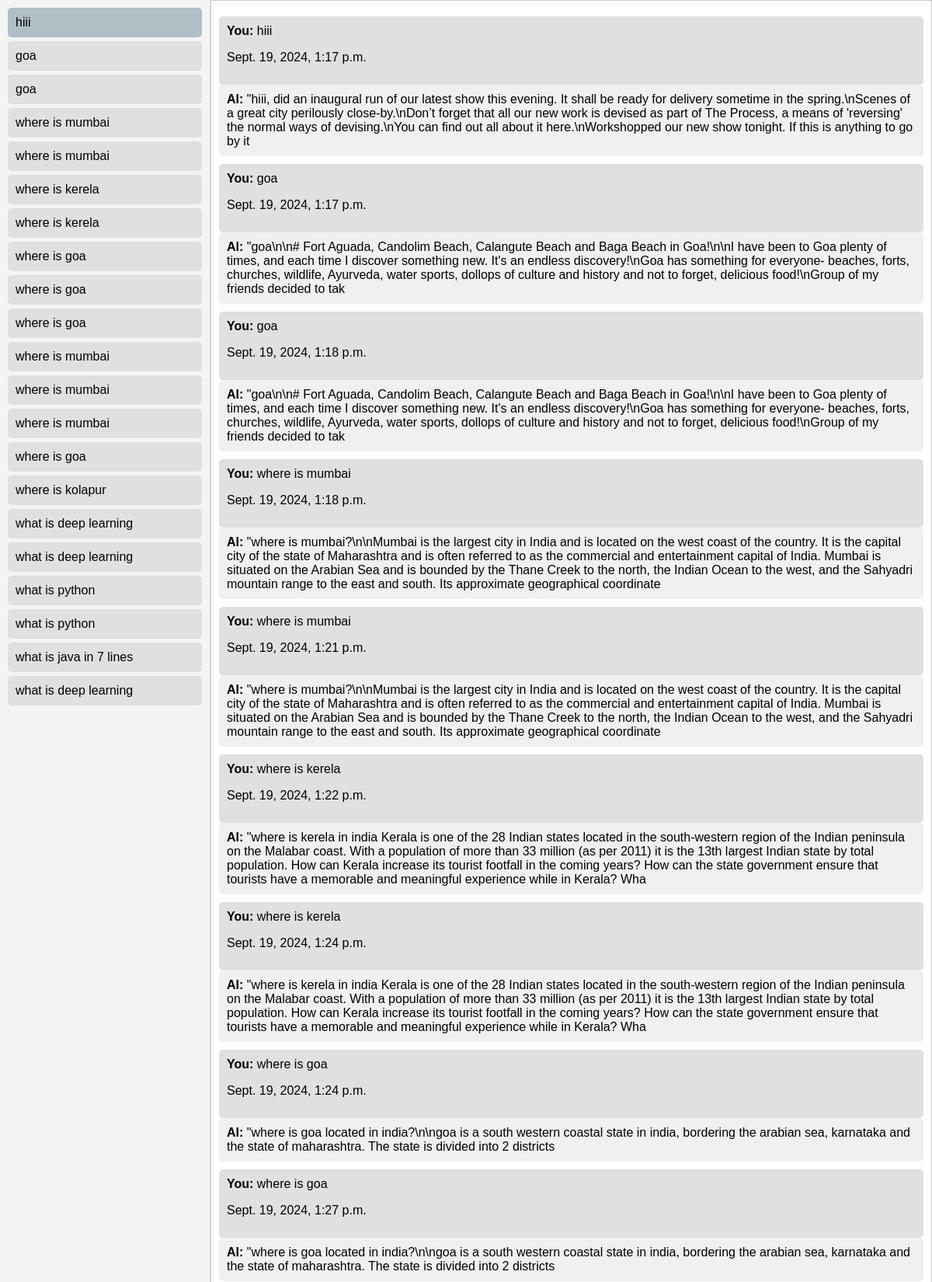
The page / (upper part) on the database its author committed.
### app/models.py (models this page shows, shortened)
class Conversation(models.Model):
    user_input = models.TextField()  # Stores the user's input
    model_response = models.TextField()  # Stores the AI response
    timestamp = models.DateTimeField(auto_now_add=True)  # Auto-generated timestamp

### app/views.py (the view)
# urls.py: path('', views.index, name='index'),  # Route for the main chat page
def index(request):
    user_input = None
    response = None
    if request.method == 'POST':
        form = InputForm(request.POST)
        if form.is_valid():
            user_input = form.cleaned_data['user_input']
            response = call_huggingface_api(user_input)
            conversation = Conversation(user_input=user_input, model_response=response)
            conversation.save()
    else:
        form = InputForm()
    conversations = Conversation.objects.all().order_by('timestamp')
    return render(request, 'sde3.html', {'form': form, 'conversations': conversations})

### templates/sde3.html (shortened to what this page needs)
<!DOCTYPE html>
<html lang="en">
<head>
</head>
<body>
    <div class="sidebar">
        {% for conversation in conversations %}
        <div class="sidebar-item" data-id="{{ conversation.id }}">
            {{ conversation.user_input|slice:":100" }}{% if conversation.user_input|length > 100 %}...{% endif %}
        </div>
        {% endfor %}
    </div>
    <div class="chat-container">
        <div class="chat-box" id="chat-box">
            {% for conversation in conversations %}
            <div class="message" data-id="{{ conversation.id }}" {% if forloop.last %} id="last-message" {% endif %} style="display: block;">
                <div class="user-message">
                    <strong>You:</strong> {{ conversation.user_input }}
                    <p class="timestamp">{{ conversation.timestamp }}</p>
                </div>
                <div class="ai-response">
                    <strong>AI:</strong>
                    {% if forloop.last %}
                    <span id="response-output"></span>
                    {% else %}
                    <span>{{ conversation.model_response }}</span>
                    {% endif %}
                </div>
            </div>
            {% endfor %}
        </div>
    </div>
</body>
</html>

### templates/sde3.html (style rules this page uses)
body { display: flex; height: 100vh; margin: 0; font-family: Arial, sans-serif; }
.sidebar { width: 250px; background-color: #f4f4f4; border-right: 1px solid #ddd; overflow-y: auto; padding: 10px; }
.sidebar-item { cursor: pointer; padding: 10px; border-radius: 5px; margin-bottom: 5px; background-color: #e0e0e0; transition: background-color 0.3s; }
.sidebar-item:hover, .sidebar-item.active { background-color: #b0bec5; }
.chat-container { flex: 1; display: flex; flex-direction: column; }
.chat-box { flex: 1; overflow-y: auto; border: 1px solid #ccc; padding: 10px; }
.message { margin: 10px 0; display: none; }
.user-message { background-color: #e0e0e0; padding: 10px; border-radius: 5px; }
.ai-response { background-color: #f0f0f0; padding: 10px; border-radius: 5px; }

### rows shown on the page
Conversation: user_input "hiii", timestamp "Sept. 19, 2024, 1:17 p.m.", model_response "\"hiii, did an inaugural run of our latest show this evening. It shall be ready for delivery sometime in the spring.\\nScenes of a great city perilously close-by.\\nDon’t forget that all our new work is devised as part of The Process, a means of 'reversing' the normal ways of devising.\\nYou can find out all about it here.\\nWorkshopped our new show tonight. If this is anything to go by it"
Conversation: user_input "goa", timestamp "Sept. 19, 2024, 1:17 p.m.", model_response "\"goa\\n\\n# Fort Aguada, Candolim Beach, Calangute Beach and Baga Beach in Goa!\\n\\nI have been to Goa plenty of times, and each time I discover something new. It's an endless discovery!\\nGoa has something for everyone- beaches, forts, churches, wildlife, Ayurveda, water sports, dollops of culture and history and not to forget, delicious food!\\nGroup of my friends decided to tak"
Conversation: user_input "goa", timestamp "Sept. 19, 2024, 1:18 p.m.", model_response "\"goa\\n\\n# Fort Aguada, Candolim Beach, Calangute Beach and Baga Beach in Goa!\\n\\nI have been to Goa plenty of times, and each time I discover something new. It's an endless discovery!\\nGoa has something for everyone- beaches, forts, churches, wildlife, Ayurveda, water sports, dollops of culture and history and not to forget, delicious food!\\nGroup of my friends decided to tak"
Conversation: user_input "where is mumbai", timestamp "Sept. 19, 2024, 1:18 p.m.", model_response "\"where is mumbai?\\n\\nMumbai is the largest city in India and is located on the west coast of the country. It is the capital city of the state of Maharashtra and is often referred to as the commercial and entertainment capital of India. Mumbai is situated on the Arabian Sea and is bounded by the Thane Creek to the north, the Indian Ocean to the west, and the Sahyadri mountain range to the east and south. Its approximate geographical coordinate"
Conversation: user_input "where is mumbai", timestamp "Sept. 19, 2024, 1:21 p.m.", model_response "\"where is mumbai?\\n\\nMumbai is the largest city in India and is located on the west coast of the country. It is the capital city of the state of Maharashtra and is often referred to as the commercial and entertainment capital of India. Mumbai is situated on the Arabian Sea and is bounded by the Thane Creek to the north, the Indian Ocean to the west, and the Sahyadri mountain range to the east and south. Its approximate geographical coordinate"
Conversation: user_input "where is kerela", timestamp "Sept. 19, 2024, 1:22 p.m.", model_response "\"where is kerela in india Kerala is one of the 28 Indian states located in the south-western region of the Indian peninsula on the Malabar coast. With a population of more than 33 million (as per 2011) it is the 13th largest Indian state by total population. How can Kerala increase its tourist footfall in the coming years? How can the state government ensure that tourists have a memorable and meaningful experience while in Kerala? Wha"
Conversation: user_input "where is kerela", timestamp "Sept. 19, 2024, 1:24 p.m.", model_response "\"where is kerela in india Kerala is one of the 28 Indian states located in the south-western region of the Indian peninsula on the Malabar coast. With a population of more than 33 million (as per 2011) it is the 13th largest Indian state by total population. How can Kerala increase its tourist footfall in the coming years? How can the state government ensure that tourists have a memorable and meaningful experience while in Kerala? Wha"
Conversation: user_input "where is goa", timestamp "Sept. 19, 2024, 1:24 p.m.", model_response "\"where is goa located in india?\\n\\ngoa is a south western coastal state in india, bordering the arabian sea, karnataka and the state of maharashtra. The state is divided into 2 districts"
Conversation: user_input "where is goa", timestamp "Sept. 19, 2024, 1:27 p.m.", model_response "\"where is goa located in india?\\n\\ngoa is a south western coastal state in india, bordering the arabian sea, karnataka and the state of maharashtra. The state is divided into 2 districts"
Conversation: user_input "where is goa"
Conversation: user_input "where is mumbai"
Conversation: user_input "where is mumbai"
Conversation: user_input "where is mumbai"
Conversation: user_input "where is goa"
Conversation: user_input "where is kolapur"
Conversation: user_input "what is deep learning"
Conversation: user_input "what is deep learning"
Conversation: user_input "what is python"
Conversation: user_input "what is python"
Conversation: user_input "what is java in 7 lines"
Conversation: user_input "what is deep learning"
